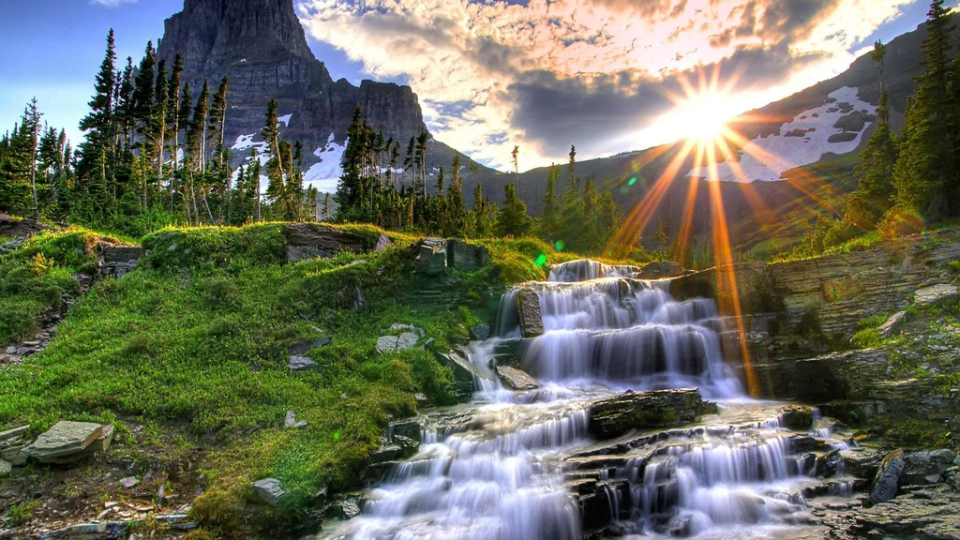
#> input picture CV/Practicals/test.jpg, 1920 x 1080 px, found by its file name (shown at 1/2 size)
$ jupyter execute CVP2.ipynb
#> lines starting #> are read from the running program, lines starting #| are printed output that depends on the picture
[cell 1]
import cv2
cv2.imread("/test.jpg")

[cell 2]
# Load the image
import numpy as np
import cv2
from google.colab.patches import cv2_imshow

img = cv2.imread("/test.jpg")
#> img is the input picture: shape (1080, 1920, 3); mean B, G, R 92.5, 108.6, 105.8
rows, cols = img.shape[:2]
#> rows = 1080; cols = 1920

# Scaling
scaled_img = cv2.resize(img, None, fx=0.5, fy=0.5)
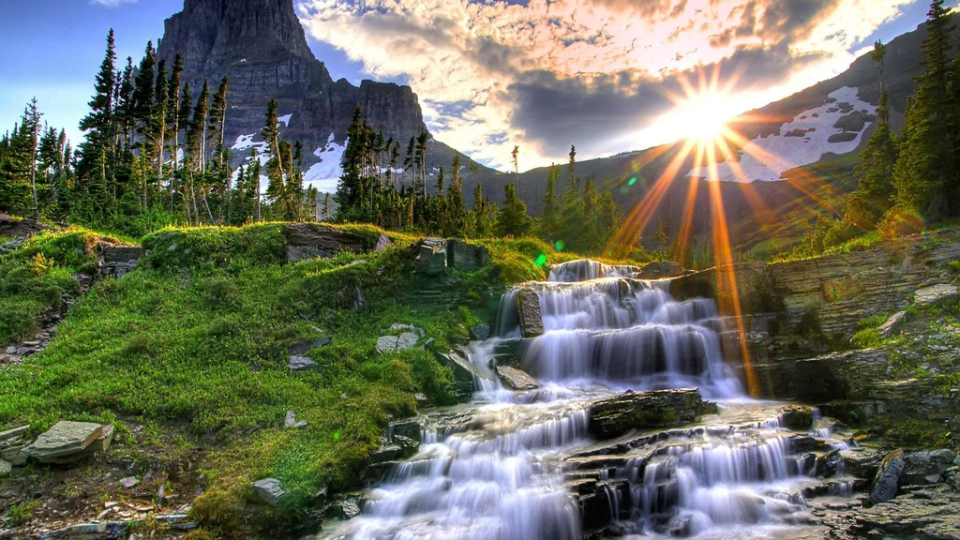
#> scaled_img: shape (540, 960, 3); mean B, G, R 92.7, 108.8, 105.9

# Rotation
M_rotate = cv2.getRotationMatrix2D((cols/2, rows/2), 90, 1)
rotated_img = cv2.warpAffine(img, M_rotate, (cols, rows))
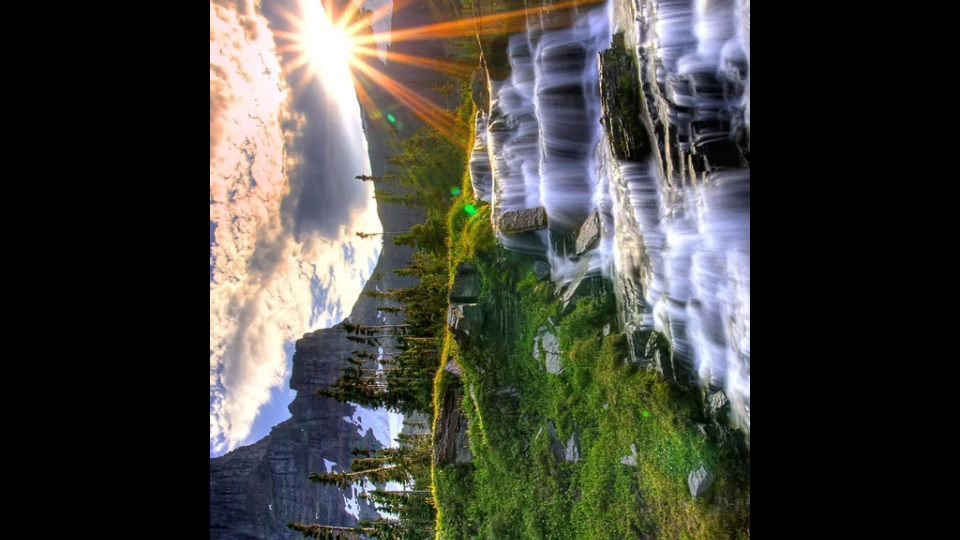
#> rotated_img: shape (1080, 1920, 3) (shown at 1/2 size); mean B, G, R 59.7, 66.8, 66.7

# Shifting
M_shift = np.float32([[1, 0, 50], [0, 1, 50]])
shifted_img = cv2.warpAffine(img, M_shift, (cols, rows))
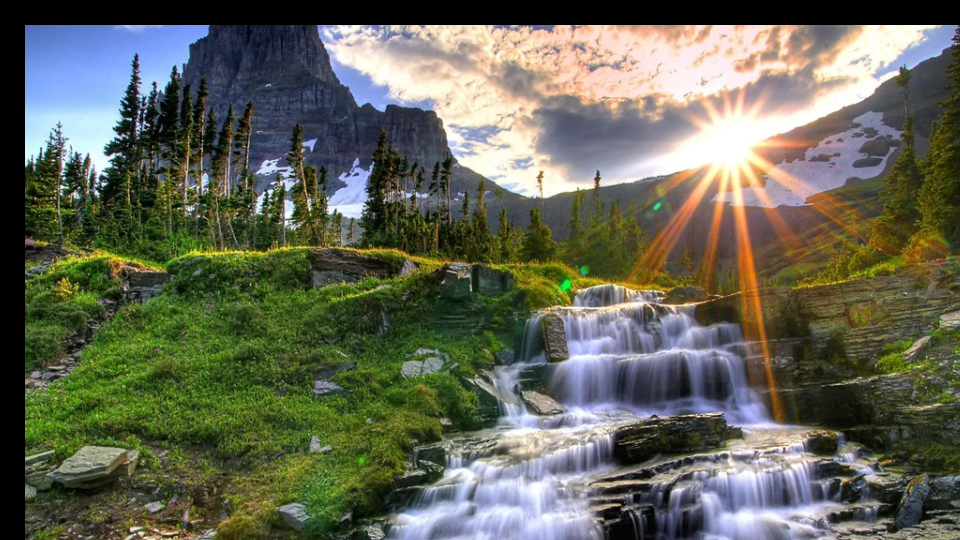
#> shifted_img: shape (1080, 1920, 3) (shown at 1/2 size); mean B, G, R 86.3, 102, 99.4

# Display the images
print("Original Image:")
cv2_imshow(img)
print("Scaled Image:")
cv2_imshow(scaled_img)
print("Rotated Image:")
cv2_imshow(rotated_img)
print("Shifted Image:")
cv2_imshow(shifted_img)

# cv2.waitKey(0) # Not needed with cv2_imshow
# cv2.destroyAllWindows() # Not needed with cv2_imshow

$ run again, with CV/Practicals/P5-3.jpg copied over CV/Practicals/test.jpg
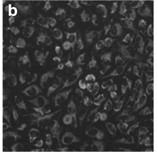
#> input picture CV/Practicals/P5-3.jpg, 158 x 152 px, found by its file name
#> img is the input picture: shape (152, 158, 3); min 18, max 255, mean 61.3
#> `rotated_img = cv2.warpAffine(img, M_rotate, (cols, rows))`:
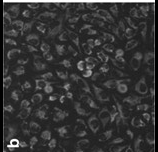
#> rotated_img: shape (152, 158, 3); min 0, max 255, mean 53.4
#> `shifted_img = cv2.warpAffine(img, M_shift, (cols, rows))`:
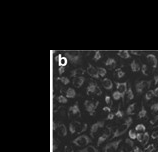
#> shifted_img: shape (152, 158, 3); min 0, max 255, mean 26.8
